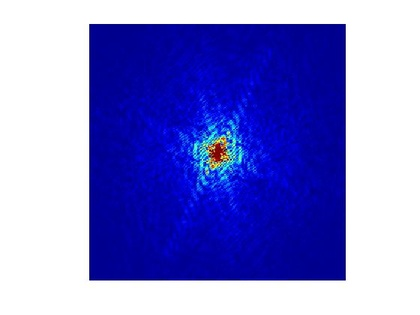
%> input picture algorithm/part1/image-256by256/diffraction pattern.jpg, 420 x 315 px, shrunk from 560 x 420 before the run
$ octave obj_creator_2d.m   (GNU Octave 9; MATLAB toolbox functions it lacks are replaced by stand-ins)
%> lines starting %> are read from the running program, lines starting %| are printed output that depends on the picture
% make obj from a image

% first created by Yun Zhao on Aug 25, 2014
% Last editted by Yun Zhao on Aug 25, 2014


prompt = 'provide a image file: \n';
image_file_name = input(prompt,'s');
%> the answer given: diffraction pattern.jpg
protein_image = imread(image_file_name);
%> protein_image is the input picture: size 315x420x3 uint8; mean R, G, B 130, 131.5, 211.3
image_size = size(protein_image);
%> image_size = [315 420 3]
if image_size(2)==3
    protein_image = rgb2gray(protein_image);
end


prompt = 'provide a support file: \n';
support_file_name = input(prompt,'s');
%> the answer given: support_cd_256.jpg
support = importdata(support_file_name);
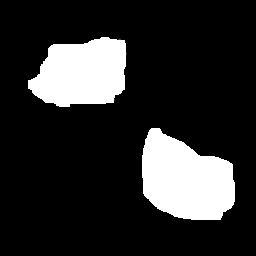
%> input picture algorithm/part1/image-256by256/support_cd_256.jpg, 256 x 256 px
%> support is the input picture: size 256x256x3 uint8; min 0, max 255, mean 44.5
support_size = size(support);
%> support_size = [256 256 3]

fprintf('Now we are going crop the image to the support size \n');
protein_image_crop = zeros(support_size);
center_shift_a = int16((image_size(1)-support_size(1))/2);
%> center_shift_a = 30
center_shift_b = int16((image_size(2)-support_size(1))/2);
%> center_shift_b = 82
for i= 1:support_size(1)
    for j = 1:support_size(2)
        protein_image_crop(i,j) = protein_image(i+center_shift_a,j+center_shift_b)/255;
    end
end
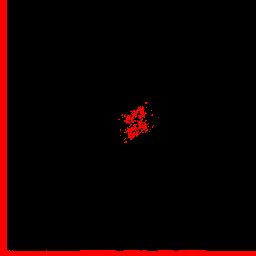
%> protein_image_crop: size 256x256x3 double; mean R, G, B 0.054, 0, 0

fprintf('Here we apply the support on new cropped image: \n');
fprintf('It is going to be an obj file with zero values more than \n half of its area \n');

obj = support.* protein_image_crop;
save('obj_2d.mat','obj');

fprintf('Here we can check the new image \n')
imshow(obj);
